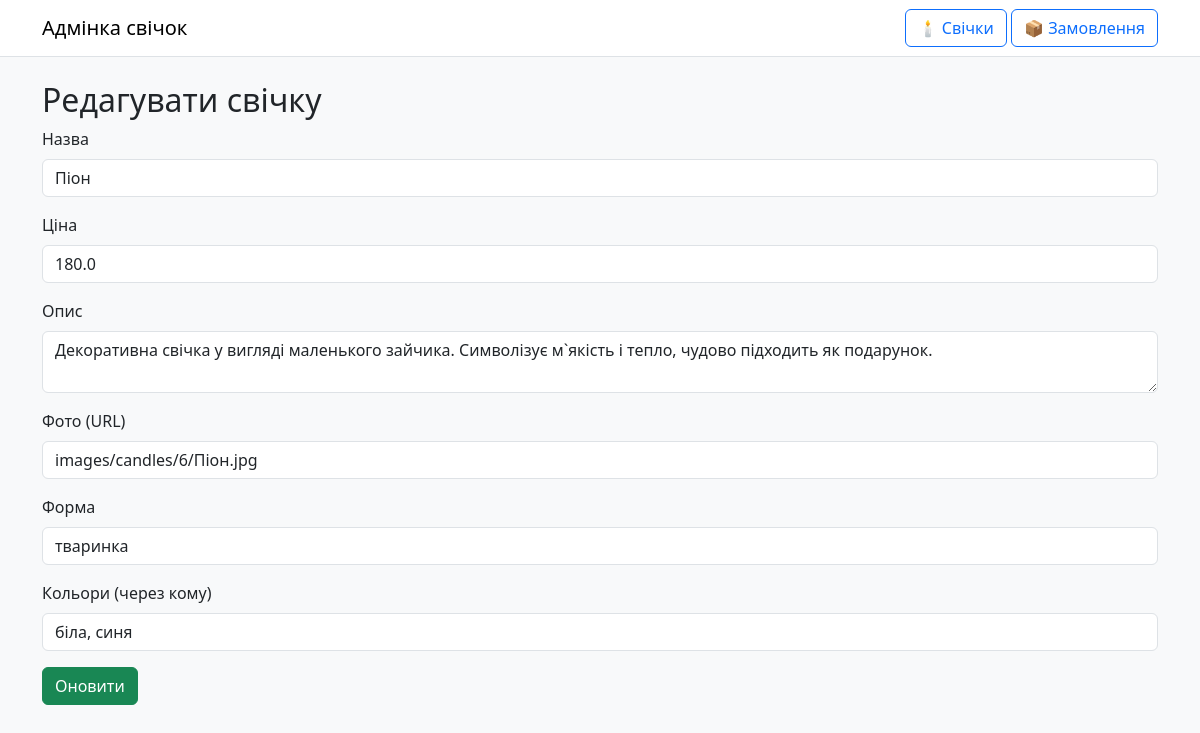
The page /admin/candles/edit/6 on the database its author committed.
### tables this page shows
CREATE TABLE candles (
        id INTEGER PRIMARY KEY AUTOINCREMENT,
        name TEXT NOT NULL,
        price REAL NOT NULL,
        description TEXT,
        image_url TEXT,
        shape TEXT,
        colors TEXT
    );

### admin_app.py (the view, shortened to what this page needs)
@admin_app.route("/candles/edit/<int:candle_id>", methods=["GET", "POST"])
def edit_candle(candle_id):
    conn = sqlite3.connect("app.db")
    cursor = conn.cursor()
    cursor.execute("SELECT * FROM candles WHERE id=?", (candle_id,))
    candle = cursor.fetchone()
    conn.close()
    return render_template("admin/edit_candle.html", candle=candle)

### site_app.py (called while the page is built)
def get_locale():
    lang = request.args.get("lang")
    if lang in app.config["BABEL_SUPPORTED_LOCALES"]:
        return lang
    cookie_lang = request.cookies.get("lang")
    if cookie_lang in app.config["BABEL_SUPPORTED_LOCALES"]:
        return cookie_lang
    return app.config["BABEL_DEFAULT_LOCALE"]

@app.context_processor
def inject_globals():
    cart = session.get("cart", [])
    return dict(cart_count=len(cart), current_lang=get_locale())

### templates/admin/edit_candle.html
{% extends "admin/admin_base.html" %}
{% block content %}
<h2>Редагувати свічку</h2>
<form method="POST">
  <div class="mb-3">
    <label class="form-label">Назва</label>
    <input type="text" name="name" class="form-control" value="{{ candle[1] }}" required>
  </div>
  <div class="mb-3">
    <label class="form-label">Ціна</label>
    <input type="number" name="price" class="form-control" value="{{ candle[2] }}" required>
  </div>
  <div class="mb-3">
    <label class="form-label">Опис</label>
    <textarea name="description" class="form-control">{{ candle[3] }}</textarea>
  </div>
  <div class="mb-3">
    <label class="form-label">Фото (URL)</label>
    <input type="text" name="image_url" class="form-control" value="{{ candle[4] }}">
  </div>
  <div class="mb-3">
    <label class="form-label">Форма</label>
    <input type="text" name="shape" class="form-control" value="{{ candle[5] }}">
  </div>
  <div class="mb-3">
    <label class="form-label">Кольори (через кому)</label>
    <input type="text" name="colors" class="form-control" value="{{ candle[6] }}">
  </div>
  <button type="submit" class="btn btn-success">Оновити</button>
</form>
{% endblock %}

### rows shown on the page
candles: name "Піон", price "180.0", description "Декоративна свічка у вигляді маленького зайчика. Символізує м`якість і тепло, чудово підходить як подарунок.", image_url "images/candles/6/Піон.jpg", shape "тваринка", colors "біла, синя"
